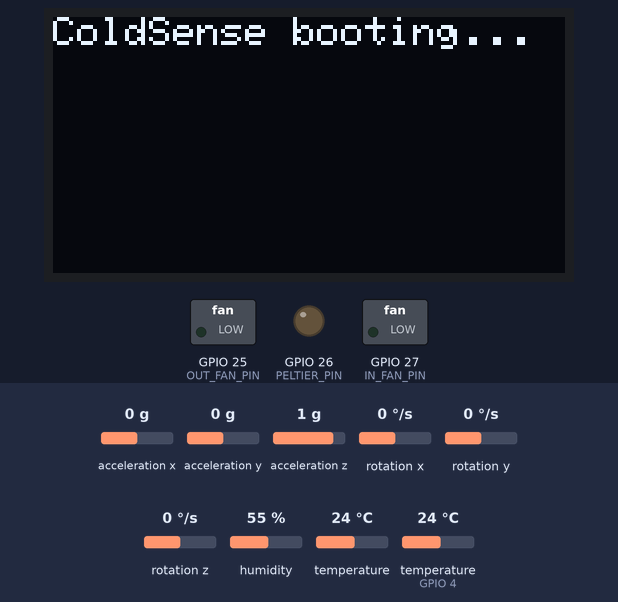
The sketch below on a simulated ESP32. On the bench: 128×64 one-colour display, switched loads named in the sketch (green lamp = pin HIGH), output pins drawn as LEDs (lit = HIGH). The inputs (shaded band) are chosen by the test bench; at power-on: temperature (sensor on GPIO 4) 24 °C, acceleration x 0 g, acceleration y 0 g, acceleration z 1 g, rotation x 0 °/s, rotation y 0 °/s, rotation z 0 °/s, humidity 55 %, temperature 24 °C. WiFi joins after 1.5 s; servers stay silent unless stated; uploads are accepted with an empty reply; the local clock reads 2024-03-15 10:24:30 at power-on unless the sketch sets it; what the sketch prints to the serial monitor is not drawn.

Above: at 0.06 s.
1.3 s: temperature (sensor on GPIO 4) set to 5 °C
At 3.8 s:
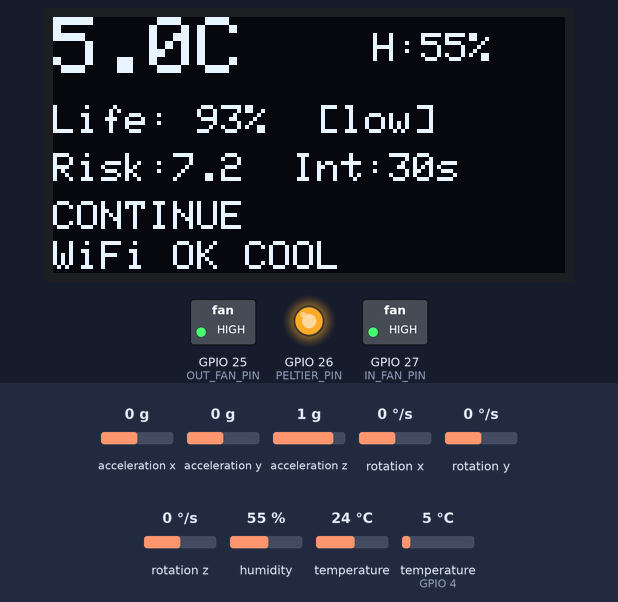
5.2 s: temperature (sensor on GPIO 4) set to 2 °C
At 33.9 s:
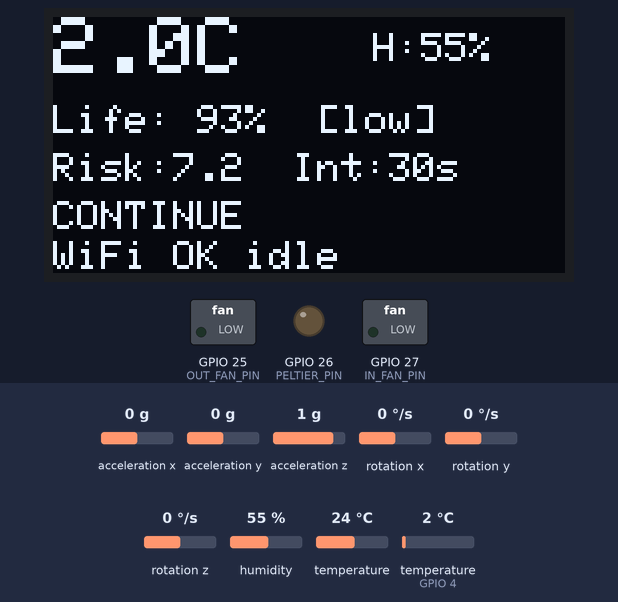
Timing chart, 0 to 34.6 s (numbered marks = the images above; inputs shaded):
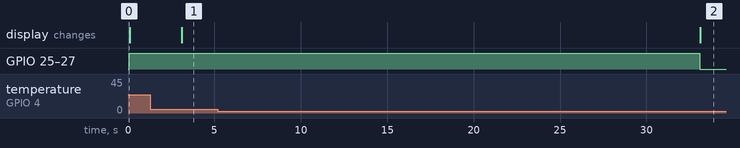

Measured:
- the behaviour switches between 4 and 3 °C on temperature (sensor on GPIO 4) (found by bisection; images 1 and 2)
- after the input at 1.3 s, the display: changes after 1.8 s (image 1)
- after the input at 5.2 s, GPIO 25 (OUT_FAN_PIN), GPIO 26 (PELTIER_PIN), GPIO 27 (IN_FAN_PIN): HIGH → LOW after 27.9 s; the display: changes after 27.9 s (image 2)

The sketch:

coldsense_esp32.ino
```cpp
/*
  ColdSense — ESP32 firmware (DHT11 + MPU6050 + SSD1306 OLED)
  Libraries (Arduino Library Manager): DHT sensor library, Adafruit Unified Sensor,
  Adafruit MPU6050, Adafruit SSD1306, Adafruit GFX
  Wiring:  DHT11 DATA -> GPIO4 | OLED & MPU6050 SDA -> GPIO21, SCL -> GPIO22 (3.3V, GND shared)
           Peltier MOSFET/relay IN -> GPIO26 | Inside fans -> GPIO27 | Outside fan -> GPIO25
  NOTE: Peltiers and fans must be switched by logic-level MOSFET modules or relays, never directly from GPIO.
*/
#include <WiFi.h>
#include <HTTPClient.h>
#include <WiFiClientSecure.h>
#include <time.h>
#include <Wire.h>
#include <DHT.h>
#include <Adafruit_MPU6050.h>
#include <Adafruit_SSD1306.h>

// ---------- USER SETTINGS ----------
const char* WIFI_SSID = "YOUR_WIFI";
const char* WIFI_PASS = "YOUR_PASSWORD";
const char* FS_PROJECT = "YOUR_PROJECT_ID";   // Firebase project id
const char* FS_API_KEY = "YOUR_API_KEY";      // Firebase web API key
const char* FS_COLLECTION = "readings";

// ---------- PINS ----------
#define DHT_PIN 4
#define PELTIER_PIN 26
#define IN_FAN_PIN 27
#define OUT_FAN_PIN 25

// ---------- RISK MODEL (matches js/risk.js) ----------
const float TMIN = 2.0, TMAX = 8.0, SHOCK_G = 1.8;
const float K1 = 0.9, K2 = 1.5, REPEAT_W = 0.25;
const int INT_LOW = 30, INT_ELEV = 10, INT_CRIT = 3;   // seconds

DHT dht(DHT_PIN, DHT11);
Adafruit_MPU6050 mpu;
Adafruit_SSD1306 oled(128, 64, &Wire, -1);

float risk = 0; int repeats = 0; bool inExc = false;
bool cooling = false; unsigned long lastSample = 0, lastSend = 0;
int intervalSec = INT_LOW; float lastTemp = 5, lastHum = 50;
bool mpuOK = false;

const char* decide(float c) {
  if (c >= 90) return "CONTINUE";
  if (c >= 75) return "MONITOR";
  if (c >= 60) return "PRIORITIZE DELIVERY";
  if (c >= 40) return "INSPECTION REQUIRED";
  return "HIGH RISK";
}

float readShockG() {
  if (!mpuOK) return 1.0;
  sensors_event_t a, g, t; mpu.getEvent(&a, &g, &t);
  float m = sqrt(a.acceleration.x * a.acceleration.x + a.acceleration.y * a.acceleration.y + a.acceleration.z * a.acceleration.z) / 9.81;
  return m;
}

void sendToFirebase(long long tms, float temp, float hum, float shock, float cond, const char* level, const char* dec) {
  if (WiFi.status() != WL_CONNECTED) return;     // edge logic keeps running offline
  WiFiClientSecure c; c.setInsecure();           // prototype only; pin the certificate for production
  HTTPClient http;
  String url = String("https://firestore.googleapis.com/v1/projects/") + FS_PROJECT + "/databases/(default)/documents/" + FS_COLLECTION + "?key=" + FS_API_KEY;
  String body = "{\"fields\":{";
  body += "\"t\":{\"integerValue\":\"" + String((unsigned long long)tms) + "\"},";
  body += "\"temp\":{\"doubleValue\":" + String(temp, 2) + "},";
  body += "\"hum\":{\"doubleValue\":" + String(hum, 1) + "},";
  body += "\"shock\":{\"doubleValue\":" + String(shock, 2) + "},";
  body += "\"risk\":{\"doubleValue\":" + String(risk, 2) + "},";
  body += "\"cond\":{\"doubleValue\":" + String(cond, 1) + "},";
  body += "\"interval\":{\"integerValue\":\"" + String(intervalSec) + "\"},";
  body += "\"level\":{\"stringValue\":\"" + String(level) + "\"},";
  body += "\"decision\":{\"stringValue\":\"" + String(dec) + "\"},";
  body += "\"cooling\":{\"booleanValue\":" + String(cooling ? "true" : "false") + "}}}";
  if (http.begin(c, url)) { http.addHeader("Content-Type", "application/json"); int code = http.POST(body); Serial.printf("POST %d\n", code); http.end(); }
}

void drawOLED(float temp, float hum, float cond, const char* level, const char* dec) {
  oled.clearDisplay(); oled.setTextColor(WHITE);
  oled.setTextSize(2); oled.setCursor(0, 0); oled.printf("%.1fC", temp);
  oled.setTextSize(1); oled.setCursor(80, 4); oled.printf("H:%.0f%%", hum);
  oled.setCursor(0, 22); oled.printf("Life: %.0f%%  [%s]", cond, level);
  oled.setCursor(0, 34); oled.printf("Risk:%.1f  Int:%ds", risk, intervalSec);
  oled.setCursor(0, 46); oled.println(dec);
  oled.setCursor(0, 56); oled.print(WiFi.status() == WL_CONNECTED ? "WiFi OK " : "OFFLINE "); oled.print(cooling ? "COOL" : "idle");
  oled.display();
}

void setup() {
  Serial.begin(115200);
  pinMode(PELTIER_PIN, OUTPUT); pinMode(IN_FAN_PIN, OUTPUT); pinMode(OUT_FAN_PIN, OUTPUT);
  Wire.begin(21, 22); dht.begin();
  oled.begin(SSD1306_SWITCHCAPVCC, 0x3C);
  mpuOK = mpu.begin();
  WiFi.begin(WIFI_SSID, WIFI_PASS);
  configTime(19800, 0, "pool.ntp.org");           // IST = UTC+5:30
  oled.clearDisplay(); oled.setCursor(0, 0); oled.setTextSize(1); oled.println("ColdSense booting..."); oled.display();
}

void loop() {
  if (millis() - lastSample < (unsigned long)intervalSec * 1000UL && lastSample != 0) return;
  float dt = lastSample == 0 ? intervalSec : (millis() - lastSample) / 1000.0;
  lastSample = millis();

  float t = dht.readTemperature(), h = dht.readHumidity();
  if (isnan(t)) t = lastTemp; if (isnan(h)) h = lastHum;
  lastTemp = t; lastHum = h;
  float g = readShockG();

  // cooling control with hysteresis (set point inside the safe band)
  if (t > 6.5) cooling = true; else if (t < 3.5) cooling = false;
  digitalWrite(PELTIER_PIN, cooling); digitalWrite(IN_FAN_PIN, cooling); digitalWrite(OUT_FAN_PIN, cooling);

  // cumulative risk
  float exc = t > TMAX ? t - TMAX : (t < TMIN ? TMIN - t : 0);
  if (exc > 0 && !inExc) repeats++;
  inExc = exc > 0;
  risk += exc * (dt / 60.0) * K1 * (1 + REPEAT_W * max(0, repeats - 1));
  float dg = fabs(g - 1.0) + 1.0;                 // deviation from 1 g gravity -> shock magnitude
  if (dg > SHOCK_G) risk += (dg - SHOCK_G) * K2;
  float cond = max(0.0f, 100.0f - risk);

  const char* level = (exc > 4 || cond < 40) ? "critical" : ((exc > 0 || dg > SHOCK_G || cond < 75) ? "elevated" : "low");
  intervalSec = strcmp(level, "critical") == 0 ? INT_CRIT : (strcmp(level, "elevated") == 0 ? INT_ELEV : INT_LOW);
  const char* dec = decide(cond);

  drawOLED(t, h, cond, level, dec);
  Serial.printf("T=%.1f H=%.0f g=%.2f risk=%.2f cond=%.1f %s %s\n", t, h, dg, risk, cond, level, dec);

  time_t now = time(nullptr);
  if (now > 1700000000 && millis() - lastSend >= (unsigned long)INT_CRIT * 1000UL) {   // NTP synced; max 1 post / 3 s
    lastSend = millis();
    sendToFirebase((long long)now * 1000LL, t, h, dg, cond, level, dec);
  }
}
```
